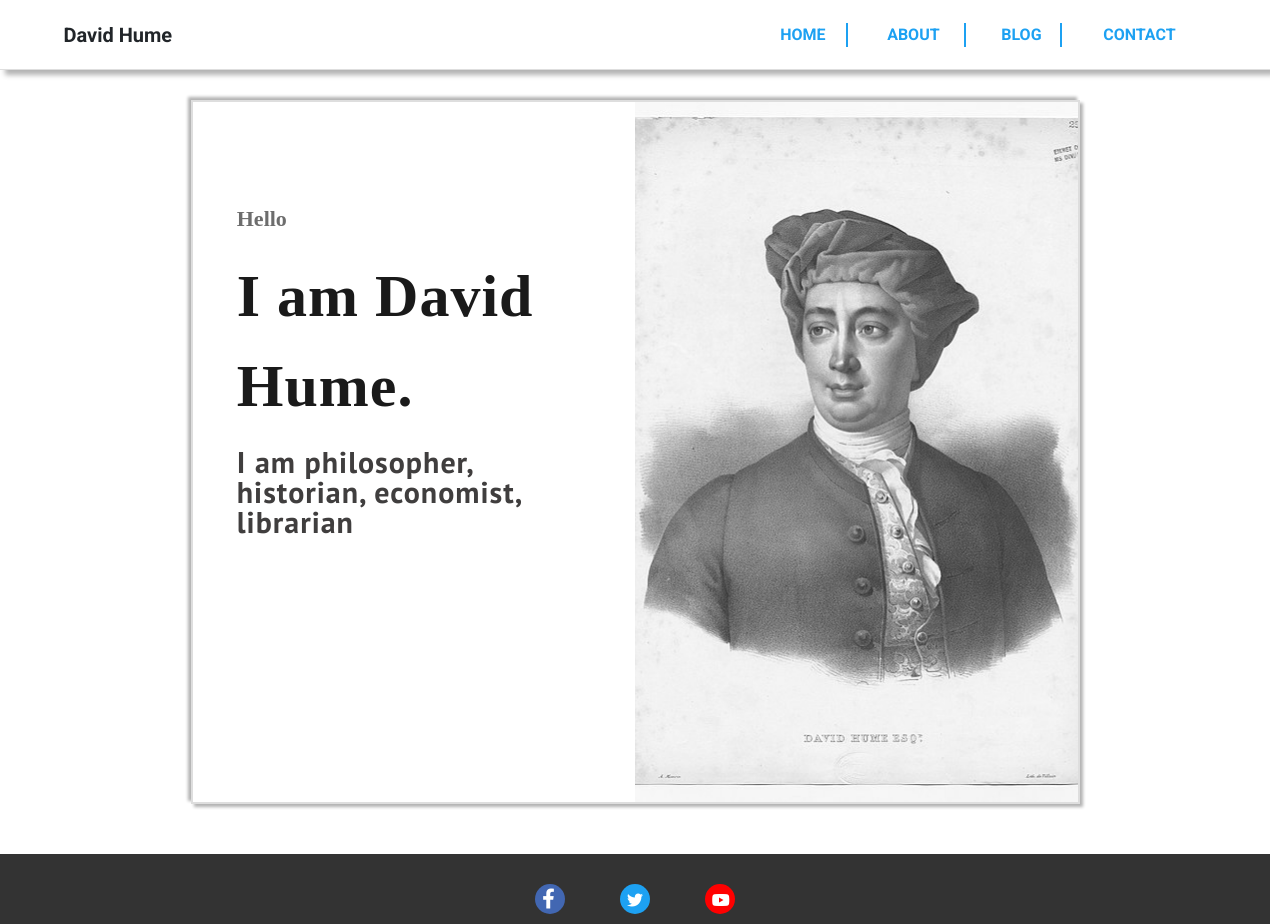
The page / on the database its author committed.
### PersonalApp/models.py (models this page shows, shortened)
class home_model(models.Model):
    id = models.AutoField(primary_key=True)
    main_image = models.ImageField(
        upload_to='home/images', blank=True)
    hello_message=models.CharField(max_length=255,blank=True)
    i_message=models.CharField(max_length=255,blank=True)
    my_message=models.CharField(max_length=255,blank=True)

### PersonalApp/views.py (the view)
# urls.py: path('',  home, name="home"),
def home(request):
    home_page_items= home_model.objects.filter(id=1).get()
    return render(request, 'home.html',{'home_page_items': home_page_items})

### PersonalApp/templates/home.html
{% extends 'base.html'%}
{%load static%}
{% block content %}
    <div class="div-home">
        <div class="div-home-left">
            <div class="div-home-left-text_container">
                <p>{{ home_page_items.hello_message }}</p>
                <p> {{ home_page_items.i_message}}.</p>
                <p> {{ home_page_items.my_message }}</p>
            </div>
        </div>
        <div class="div-home-right" style="background-image: url(' {{ home_page_items.main_image.url }}');">
        </div>
    </div>
{% endblock %}

### PersonalApp/static/css/style.css (style rules this page uses)
html, main { max-width: 100%; min-height: calc(100vh - 140px); overflow-x: hidden; position: relative; background-color: #fff; }
* { margin: 0; padding: 0; box-sizing: border-box; }
.div-home { position: relative; width: 70%; margin: 30px auto; border: 2px solid #dedede; z-index: 100; display: flex; justify-content: center; flex-wrap: wrap; align-items: center; background-color: #fff; box-shadow: 3px 3px 3px rgba(0, 0, 0, 0.3), -3px -3px 3px rgba(0, 0, 0, 0.3); }
.div-home-left { width: 50%; height: 700px; position: relative; color: #333; }
.div-home-left::after { content: ""; width: 3px; height: 50%; background-color: #dedede; position: absolute; top: 25%; left: 100%; transition: ease-in-out; }
.div-home-right { position: relative; width: 50%; height: 700px; background-repeat: no-repeat; background-position: center; background-size: cover; filter: grayscale(100%); }
.div-home-left-text_container p { transition: ease-in-out; animation: anim1 12s infinite; }
.div-home-left-text_container p:nth-child(1) { font-family: Calibri; font-size: 22px; font-weight: bold; color: #6d6d6d; animation-delay: 0; position: relative; }
.div-home-left-text_container p:nth-child(2) { font-family: calibri; font-weight: bold; color: #1a1a1a; letter-spacing: 1px; font-size: 60px; animation-delay: 4s; position: relative; }
.div-home-left-text_container p:nth-child(3) { font-family: "PT Sans", sans-serif; font-weight: bold; color: #403e3e; letter-spacing: 1px; font-size: 30px; line-height: 30px; animation-delay: 4s; position: relative; }
.div-home-left-text_container { position: relative; width: 80%; height: auto; margin: 100px auto; }

### rows shown on the page
home_model: hello_message "Hello", i_message "I am David Hume", my_message "I am philosopher, historian, economist, librarian", main_image (picture)
